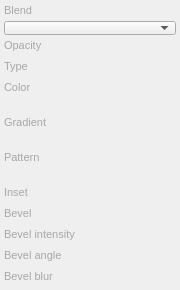
<?xml version="1.0" encoding="UTF-8"?>
<ui version="4.0">
 <class>FillEffectSettingsPanel</class>
 <widget class="QWidget" name="FillEffectSettingsPanel">
  <property name="geometry">
   <rect>
    <x>0</x>
    <y>0</y>
    <width>180</width>
    <height>220</height>
   </rect>
  </property>
  <property name="sizePolicy">
   <sizepolicy hsizetype="MinimumExpanding" vsizetype="Preferred">
    <horstretch>0</horstretch>
    <verstretch>0</verstretch>
   </sizepolicy>
  </property>
   <property name="minimumSize">
   <size>
    <width>180</width>
    <height>290</height>
   </size>
  </property>
  <property name="font">
   <font>
    <pointsize>12</pointsize>
   </font>
  </property>
  <property name="windowTitle">
   <string>Form</string>
  </property>
  <layout class="QVBoxLayout" name="verticalLayout">
   <property name="spacing">
    <number>0</number>
   </property>
   <property name="leftMargin">
    <number>4</number>
   </property>
   <property name="topMargin">
    <number>4</number>
   </property>
   <property name="rightMargin">
    <number>4</number>
   </property>
   <property name="bottomMargin">
    <number>2</number>
   </property>
   <item>
    <layout class="QGridLayout" name="gridLayout_4">
     <property name="horizontalSpacing">
      <number>4</number>
     </property>
     <property name="verticalSpacing">
      <number>4</number>
     </property>
     <item row="0" column="0" colspan="2">
      <widget class="QLabel" name="labelBlend">
       <property name="font">
        <font>
         <pointsize>8</pointsize>
        </font>
       </property>
       <property name="styleSheet">
        <string notr="true">color: #a8a8a8;</string>
       </property>
       <property name="text">
        <string>Blend</string>
       </property>
      </widget>
     </item>
     <item row="1" column="0" colspan="2">
      <widget class="QComboBox" name="comboBoxBlend">
       <property name="sizePolicy">
        <sizepolicy hsizetype="Expanding" vsizetype="Fixed">
         <horstretch>0</horstretch>
         <verstretch>0</verstretch>
        </sizepolicy>
       </property>
       <property name="font">
        <font>
         <pointsize>10</pointsize>
        </font>
       </property>
      </widget>
     </item>
     <item row="2" column="0" colspan="2">
      <widget class="QLabel" name="labelOpacity">
       <property name="font">
        <font>
         <pointsize>8</pointsize>
        </font>
       </property>
       <property name="styleSheet">
        <string notr="true">color: #a8a8a8;</string>
       </property>
       <property name="text">
        <string>Opacity</string>
       </property>
      </widget>
     </item>
     <item row="3" column="0" colspan="2">
      <widget class="SGValueSliderRow" name="rowOpacity" native="true"/>
     </item>
     <item row="4" column="0" colspan="2">
      <widget class="QLabel" name="labelType">
       <property name="font">
        <font>
         <pointsize>8</pointsize>
        </font>
       </property>
       <property name="styleSheet">
        <string notr="true">color: #a8a8a8;</string>
       </property>
       <property name="text">
        <string>Type</string>
       </property>
      </widget>
     </item>
     <item row="5" column="0" colspan="2">
      <widget class="SGSegmentedControl" name="segFillType" native="true"/>
     </item>
     <item row="6" column="0" colspan="2">
      <widget class="QLabel" name="labelColor">
       <property name="font">
        <font>
         <pointsize>8</pointsize>
        </font>
       </property>
       <property name="styleSheet">
        <string notr="true">color: #a8a8a8;</string>
       </property>
       <property name="text">
        <string>Color</string>
       </property>
      </widget>
     </item>
     <item row="7" column="0" colspan="2">
      <widget class="ColorSwatchWidget" name="colorSwatch" native="true">
       <property name="minimumSize">
        <size>
         <width>0</width>
         <height>22</height>
        </size>
       </property>
       <property name="font">
        <font>
         <pointsize>10</pointsize>
        </font>
       </property>
      </widget>
     </item>
     <item row="8" column="0" colspan="2">
      <widget class="QLabel" name="labelGradient">
       <property name="font">
        <font>
         <pointsize>8</pointsize>
        </font>
       </property>
       <property name="styleSheet">
        <string notr="true">color: #a8a8a8;</string>
       </property>
       <property name="text">
        <string>Gradient</string>
       </property>
      </widget>
     </item>
     <item row="9" column="0" colspan="2">
      <widget class="GradientSwatchWidget" name="gradientSwatch" native="true">
       <property name="minimumSize">
        <size>
         <width>0</width>
         <height>22</height>
        </size>
       </property>
       <property name="font">
        <font>
         <pointsize>10</pointsize>
        </font>
       </property>
      </widget>
     </item>
     <item row="10" column="0" colspan="2">
      <widget class="QLabel" name="labelPattern">
       <property name="font">
        <font>
         <pointsize>8</pointsize>
        </font>
       </property>
       <property name="styleSheet">
        <string notr="true">color: #a8a8a8;</string>
       </property>
       <property name="text">
        <string>Pattern</string>
       </property>
      </widget>
     </item>
     <item row="11" column="0" colspan="2">
      <widget class="PatternSwatchWidget" name="patternSwatch" native="true">
       <property name="minimumSize">
        <size>
         <width>0</width>
         <height>48</height>
        </size>
       </property>
       <property name="font">
        <font>
         <pointsize>10</pointsize>
        </font>
       </property>
      </widget>
     </item>
     <item row="12" column="0" colspan="2">
      <widget class="QLabel" name="labelInset">
       <property name="font">
        <font>
         <pointsize>8</pointsize>
        </font>
       </property>
       <property name="styleSheet">
        <string notr="true">color: #a8a8a8;</string>
       </property>
       <property name="text">
        <string>Inset</string>
       </property>
      </widget>
     </item>
     <item row="13" column="0" colspan="2">
      <widget class="SGValueSliderRow" name="rowInset" native="true"/>
     </item>
     <item row="14" column="0" colspan="2">
      <widget class="QLabel" name="labelBevel">
       <property name="font">
        <font>
         <pointsize>8</pointsize>
        </font>
       </property>
       <property name="styleSheet">
        <string notr="true">color: #a8a8a8;</string>
       </property>
       <property name="text">
        <string>Bevel</string>
       </property>
      </widget>
     </item>
     <item row="15" column="0" colspan="2">
      <widget class="SGValueSliderRow" name="rowBevel" native="true"/>
     </item>
     <item row="16" column="0" colspan="2">
      <widget class="QLabel" name="labelBevelIntensity">
       <property name="font">
        <font>
         <pointsize>8</pointsize>
        </font>
       </property>
       <property name="styleSheet">
        <string notr="true">color: #a8a8a8;</string>
       </property>
       <property name="text">
        <string>Bevel intensity</string>
       </property>
      </widget>
     </item>
     <item row="17" column="0" colspan="2">
      <widget class="SGValueSliderRow" name="rowBevelIntensity" native="true"/>
     </item>
     <item row="18" column="0" colspan="2">
      <widget class="QLabel" name="labelBevelAngle">
       <property name="font">
        <font>
         <pointsize>8</pointsize>
        </font>
       </property>
       <property name="styleSheet">
        <string notr="true">color: #a8a8a8;</string>
       </property>
       <property name="text">
        <string>Bevel angle</string>
       </property>
      </widget>
     </item>
     <item row="19" column="0" colspan="2">
      <widget class="SGValueSliderRow" name="rowBevelAngle" native="true"/>
     </item>
     <item row="20" column="0" colspan="2">
      <widget class="QLabel" name="labelBevelBlur">
       <property name="font">
        <font>
         <pointsize>8</pointsize>
        </font>
       </property>
       <property name="styleSheet">
        <string notr="true">color: #a8a8a8;</string>
       </property>
       <property name="text">
        <string>Bevel blur</string>
       </property>
      </widget>
     </item>
     <item row="21" column="0" colspan="2">
      <widget class="SGValueSliderRow" name="rowBevelBlur" native="true"/>
     </item>
    </layout>
   </item>
   <item>
    <spacer name="verticalSpacer">
     <property name="orientation">
      <enum>Qt::Vertical</enum>
     </property>
     <property name="sizeHint" stdset="0">
      <size>
       <width>20</width>
       <height>40</height>
      </size>
     </property>
    </spacer>
   </item>
  </layout>
 </widget>
 <customwidgets>
  <customwidget>
   <class>ColorSwatchWidget</class>
   <extends>QWidget</extends>
   <header>src/UI/Widgets/ColorSwatchWidget.h</header>
   <container>1</container>
  </customwidget>
  <customwidget>
   <class>GradientSwatchWidget</class>
   <extends>QWidget</extends>
   <header>src/UI/Widgets/GradientSwatchWidget.h</header>
   <container>1</container>
  </customwidget>
  <customwidget>
   <class>PatternSwatchWidget</class>
   <extends>QWidget</extends>
   <header>src/UI/Widgets/PatternSwatchWidget.h</header>
   <container>1</container>
  </customwidget>
  <customwidget>
   <class>SGValueSliderRow</class>
   <extends>QWidget</extends>
   <header>src/UI/Widgets/SGValueSliderRow.h</header>
   <container>1</container>
  </customwidget>
  <customwidget>
   <class>SGSegmentedControl</class>
   <extends>QWidget</extends>
   <header>src/UI/Widgets/SGSegmentedControl.h</header>
   <container>1</container>
  </customwidget>
 </customwidgets>
 <resources/>
 <connections/>
</ui>
